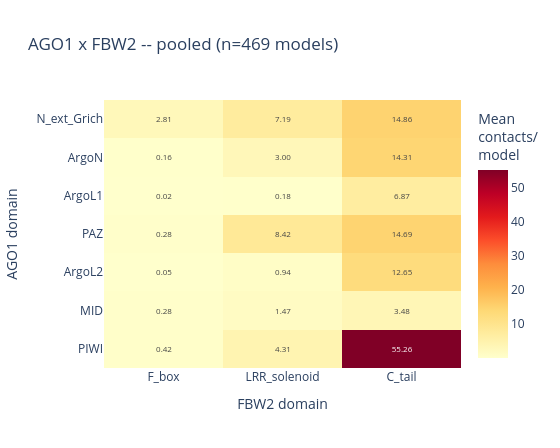

The notebook cell saved with this chart:
### Markdown cell above
## One heatmap per couple (all backends, all clusters pooled)

### Code cell
n_models_total = df.groupby(["cluster", "fname"]).ngroups
for c in COUPLES:
    heatmap_from_matrix(
        couple_matrix(df, c, n_models_total), c,
        f"{RECEPTOR_NAME} x {LIGAND_CHAIN_NAMES[c]} -- pooled (n={n_models_total} models)",
        f"{RECEPTOR_NAME.lower()}_{LIGAND_CHAIN_NAMES[c].lower()}_heatmap_pooled.html")

### Figure 1 — Plotly figure (JSON) as saved in the notebook; plotly's stock layout.template omitted (floating-point values rounded to 4 significant figures)
{"data": [{"colorbar": {"title": {"text": "Mean<br>contacts/<br>model"}}, "colorscale": [[0.0, "rgb(255,255,204)"], [0.125, "rgb(255,237,160)"], [0.25, "rgb(254,217,118)"], [0.375, "rgb(254,178,76)"], [0.5, "rgb(253,141,60)"], [0.625, "rgb(252,78,42)"], [0.75, "rgb(227,26,28)"], [0.875, "rgb(189,0,38)"], [1.0, "rgb(128,0,38)"]], "hovertemplate": "AGO1: %{y}<br>FBW2: %{x}<br>%{z:.3f} contacts/model<extra></extra>", "text": [["2.81", "7.19", "14.86"], ["0.16", "3.00", "14.31"], ["0.02", "0.18", "6.87"], ["0.28", "8.42", "14.69"], ["0.05", "0.94", "12.65"], ["0.28", "1.47", "3.48"], ["0.42", "4.31", "55.26"]], "textfont": {"size": 8}, "texttemplate": "%{text}", "type": "heatmap", "x": ["F_box", "LRR_solenoid", "C_tail"], "y": ["N_ext_Grich", "ArgoN", "ArgoL1", "PAZ", "ArgoL2", "MID", "PIWI"], "z": [[2.812, 7.188, 14.86], [0.1599, 2.996, 14.31], [0.01919, 0.177, 6.87], [0.2836, 8.424, 14.69], [0.05117, 0.936, 12.65], [0.2751, 1.469, 3.475], [0.4222, 4.307, 55.26]]}], "layout": {"height": 448, "title": {"text": "AGO1 x FBW2 -- pooled (n=469 models)"}, "width": 560, "xaxis": {"title": {"text": "FBW2 domain"}}, "yaxis": {"autorange": "reversed", "title": {"text": "AGO1 domain"}}}}
